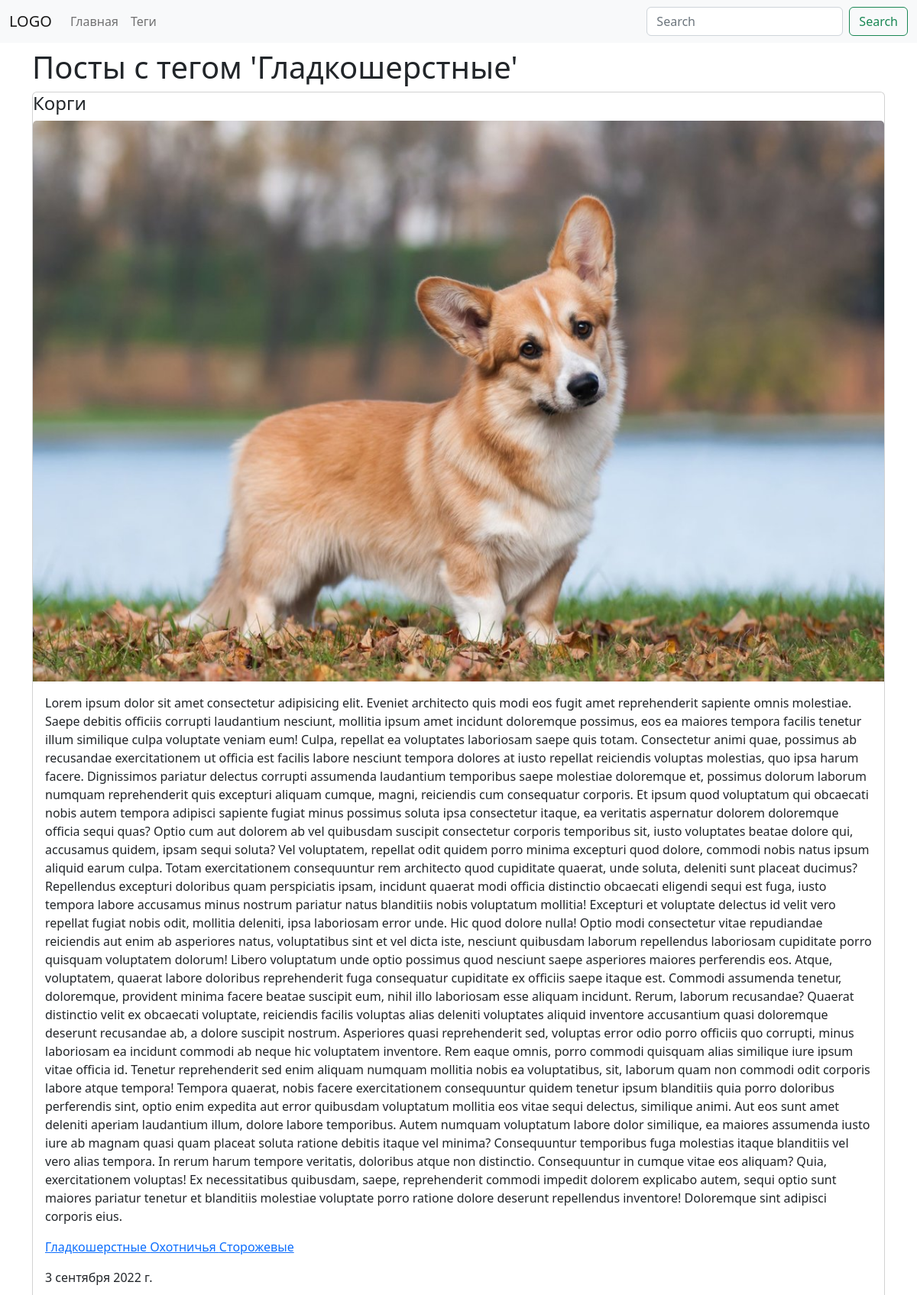
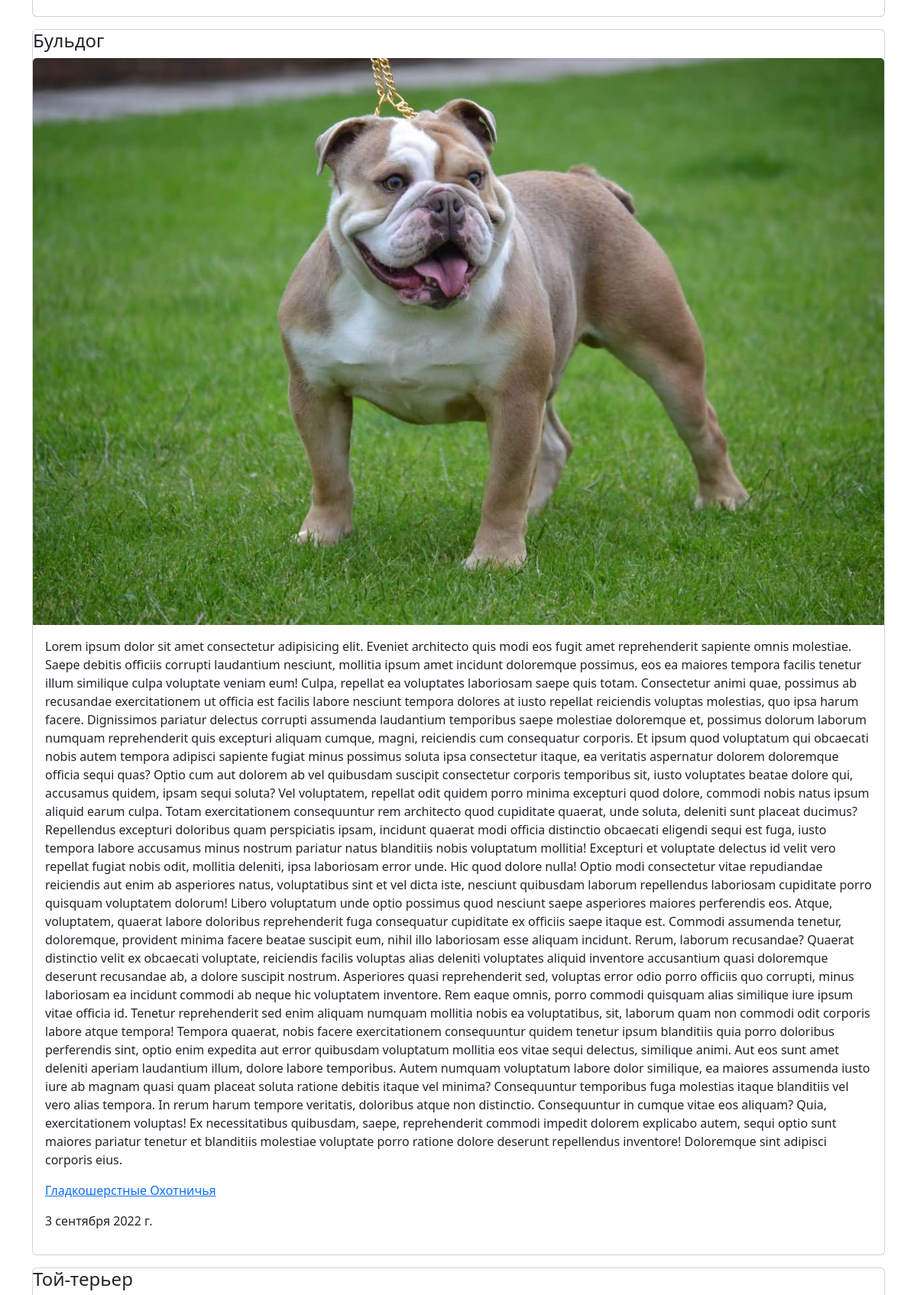
Page /tags/1/ (upper part) on the committed database (2 pictures, top to bottom).
### blog/models.py (models this page shows, shortened)
class Tag(models.Model):
    title = models.CharField(max_length=150,db_index=True)
    slug = models.SlugField(max_length=150,unique=True)
    def get_absolute_url(self):
        return reverse("tag_detail_url", kwargs={"slug": self.slug})

class Post(models.Model):
    title = models.CharField(max_length=150,db_index=True)
    slug = models.SlugField(max_length=150,unique=True)
    body = models.TextField(db_index=True,blank=True)
    date_pub = models.DateField(auto_now_add=True)
    tags = models.ManyToManyField('Tag',blank=True,related_name='posts')
    image = models.ImageField(upload_to='images/',default='images/defolt.png')
    def get_absolute_url(self):
        return reverse("post_detail_url", kwargs={"slug": self.slug})
    class Meta:
        ordering = ['-date_pub']

### blog/views.py (the view)
# urls.py: path('tags/<str:slug>/', tag_detail, name="tag_detail_url")
def tag_detail(request,slug):
    tag = Tag.objects.get(slug__iexact = slug)
    return render(request,'blog/tag_detail.html',context={'tag':tag})

### blog/templates/blog/tag_detail.html (shortened to what this page needs)
{% extends 'blog/base_blog.html' %}
{% block content %}
<h1>Посты с тегом '{{tag.title}}'</h1>
  {% for post in tag.posts.all %}
  {% include 'blog/includes/card_template.html' %}
  {% endfor %}
{% endblock %}

### blog/templates/blog/includes/card_template.html
<div class="card mb-3">
      <h4 class="card-title"> {{post.title}}</h4>
      <a href="{{post.get_absolute_url}}"><img src='{{post.image.url}}' class="card-img-top" alt="..."></a>
      <div class="card-body">
        <p class="card-text"> {{post.body}} </p>
        <p class="card-text">
          {% for tag in post.tags.all %}
          <a href="{{tag.get_absolute_url}}"> {{tag.title}} </a>
          {% endfor %}
        </p>
        <p> {{post.date_pub}} </p>
      </div>
    </div>

### rows in the picture
Tag: title "Гладкошерстные"
Post: title "Корги", image (picture), body "Lorem ipsum dolor sit amet consectetur adipisicing elit. Eveniet architecto quis modi eos fugit amet reprehenderit sapiente omnis molestiae. Saepe debitis officiis corrupti laudantium nesciunt, mollitia ipsum amet incidunt doloremque possimus, eos ea maiores tempora facilis tenetur illum similique culpa voluptate veniam eum! Culpa, repellat ea voluptates laboriosam saepe quis totam. Consectetur animi quae, possimus ab recusandae exercitationem ut officia est facilis labore nesciunt tempora dolores at iusto repellat reiciendis voluptas molestias, quo ipsa harum facere. Dignissimos pariatur delectus corrupti assumenda laudantium temporibus saepe molestiae doloremque et, possimus dolorum…", date_pub "3 сентября 2022 г."
Tag: title "Охотничья"
Tag: title "Сторожевые"
Post: title "Бульдог", image (picture), body "Lorem ipsum dolor sit amet consectetur adipisicing elit. Eveniet architecto quis modi eos fugit amet reprehenderit sapiente omnis molestiae. Saepe debitis officiis corrupti laudantium nesciunt, mollitia ipsum amet incidunt doloremque possimus, eos ea maiores tempora facilis tenetur illum similique culpa voluptate veniam eum! Culpa, repellat ea voluptates laboriosam saepe quis totam. Consectetur animi quae, possimus ab recusandae exercitationem ut officia est facilis labore nesciunt tempora dolores at iusto repellat reiciendis voluptas molestias, quo ipsa harum facere. Dignissimos pariatur delectus corrupti assumenda laudantium temporibus saepe molestiae doloremque et, possimus dolorum…", date_pub "3 сентября 2022 г."
Post: title "Той-терьер"
